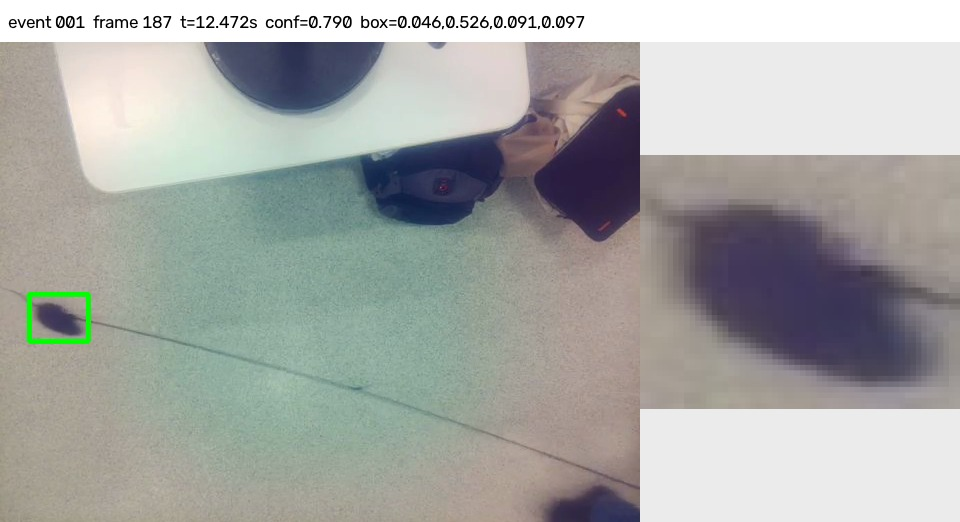
#> input picture pitch/assets/v5-event-stills/new_room_014327-event_0001_full_crop.jpg, 960 x 522 px; its folder holds 4 pictures in this run
$ python make_v5_montage.py
#> lines starting #> are read from the running program, lines starting #| are printed output that depends on the picture
"""Lay out saved V5 development-replay audit images; never run inference."""

from __future__ import annotations

import hashlib
import json
import subprocess
from pathlib import Path

from PIL import Image, ImageDraw, ImageFont


ROOT = Path(__file__).resolve().parents[1]
SOURCE = ROOT / "pitch/assets/v5-event-stills"
OUT = ROOT / "pitch/out"
BUILD = ROOT / "pitch/.build/v5-montage"
FONT = "/System/Library/Fonts/Supplemental/Arial.ttf"
BOLD = "/System/Library/Fonts/Supplemental/Arial Bold.ttf"
NAVY = (16, 38, 53)
WHITE = (239, 248, 243)
MINT = (174, 229, 210)
MUTED = (181, 203, 199)
PANELS = [
    ("new_room_014327", "New-room moving plush", "saved event 1 · confidence .790"),
    ("new_room_014605", "New-room parked plush", "saved event 1 · confidence .927"),
    ("zoom15_b", "Earlier metal table", "saved event 1 · confidence .952"),
    ("table_c", "Earlier floor clip", "saved event 1 · confidence .824"),
]


def font(size: int, bold: bool = False) -> ImageFont.FreeTypeFont:
    return ImageFont.truetype(BOLD if bold else FONT, size)


def sha256(path: Path) -> str:
    h = hashlib.sha256()
    with path.open("rb") as handle:
        for chunk in iter(lambda: handle.read(1 << 20), b""):
            h.update(chunk)
    return h.hexdigest()


def base() -> tuple[Image.Image, ImageDraw.ImageDraw]:
    image = Image.new("RGB", (1280, 720), NAVY)
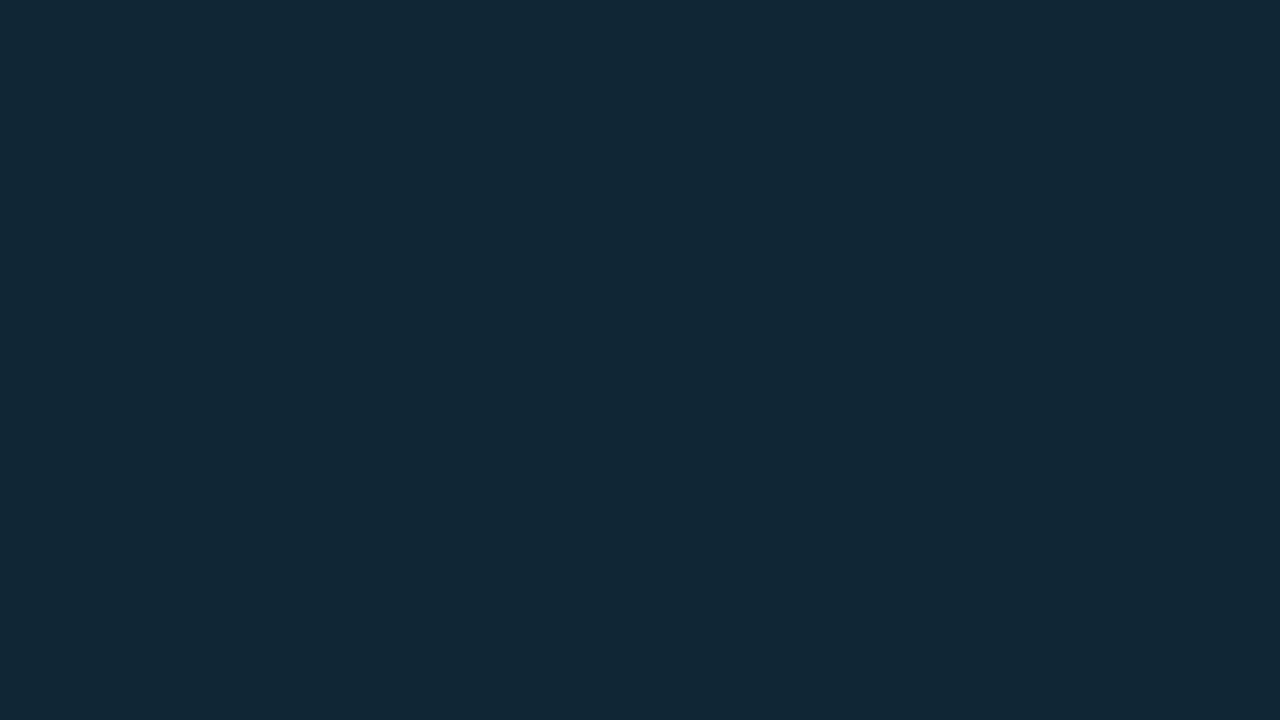
#> image: PIL image 1280x720 RGB; mean R, G, B 16, 38, 53
    return image, ImageDraw.Draw(image)


def make_panel(index: int, clip: str, name: str, detail: str) -> tuple[Path, Path]:
    source = SOURCE / f"{clip}-event_0001_full_crop.jpg"
    image, draw = base()
    draw.text((80, 24), "BARN OWL  /  V5 DETECTOR", font=font(26, True), fill=MINT)
    draw.text((80, 65), name, font=font(38, True), fill=WHITE)
    draw.text((1190, 72), f"{index}/4", font=font(22), fill=MUTED)
    with Image.open(source) as src:
#> src is the input picture: PIL image 960x522 RGB; mean R, G, B 166.6, 168.5, 165.4
        evidence = src.convert("RGB").resize((960, 540), Image.Resampling.LANCZOS)
    image.paste(evidence, (160, 118))
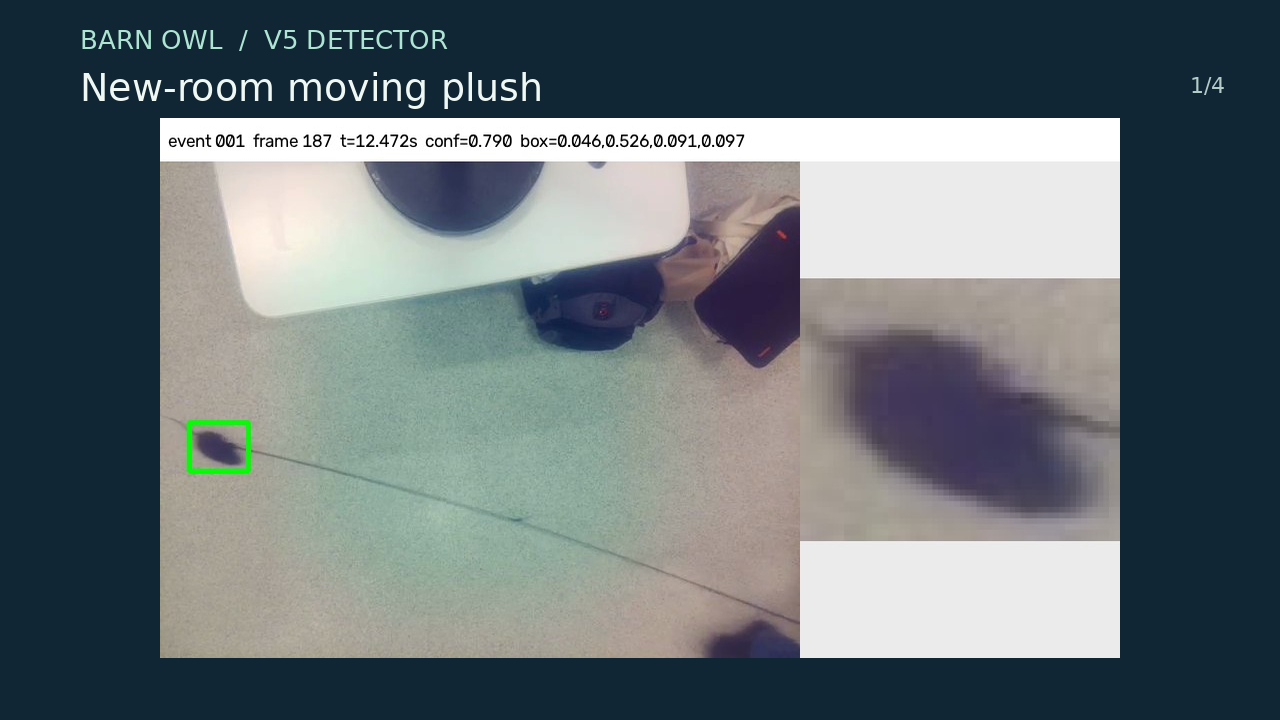
#> image: PIL image 1280x720 RGB; mean R, G, B 101.9, 112.6, 117.3
    draw.text((80, 672), f"Recorded development replay  •  {detail}  •  room-lit plush", font=font(24), fill=MUTED)
    dest = BUILD / f"panel-{index:02d}.png"
    image.save(dest)
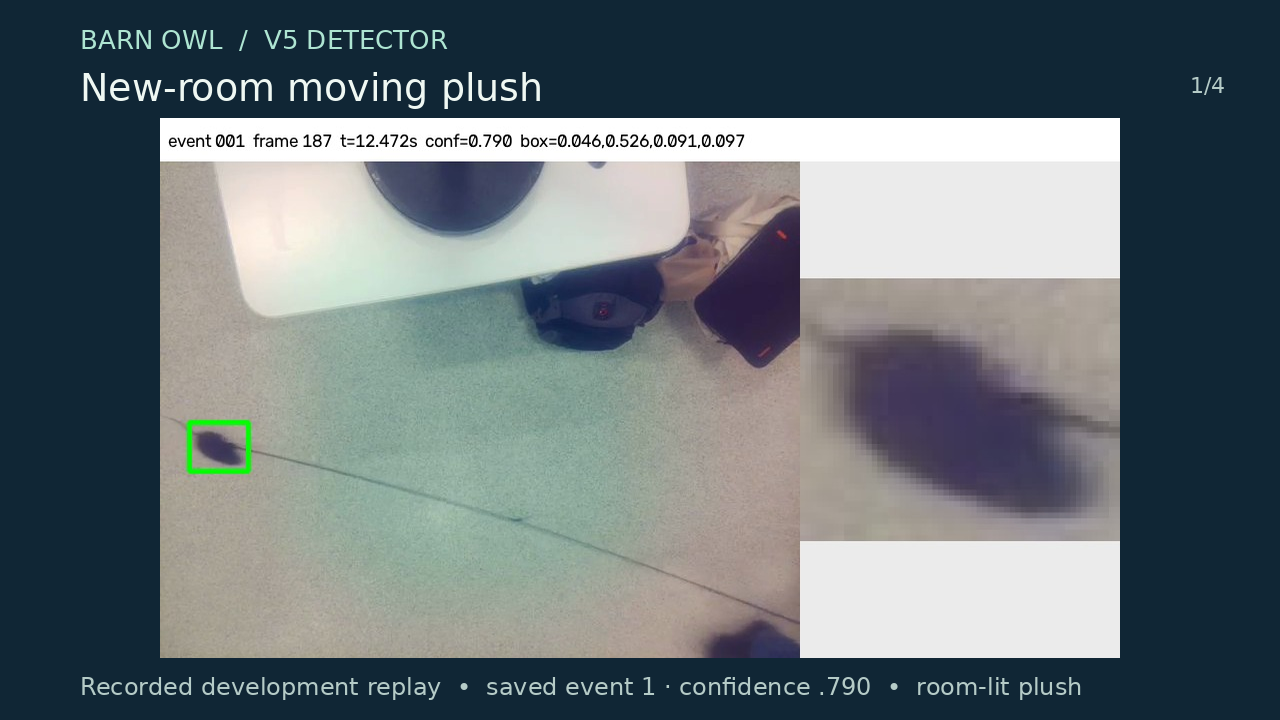
#> saved as panel-01.png: PIL image 1280x720 RGB; mean R, G, B 102.7, 113.4, 118
    return dest, source


def make_end() -> Path:
    image, draw = base()
    draw.text((80, 65), "V5 development check", font=font(57, True), fill=WHITE)
    draw.line((80, 150, 1200, 150), fill=(8, 126, 131), width=4)
    draw.text((80, 205), "0.961 rat AP50 on the weakest tuned clip", font=font(39, True), fill=MINT)
    draw.text((80, 275), "0.975 combined rat AP50 on 146 development frames", font=font(32), fill=WHITE)
    draw.text((80, 385), "V4 new-room test: 0.883, below the 0.90 target", font=font(30), fill=WHITE)
    draw.text((80, 450), "Independent fresh V5 test pending", font=font(35, True), fill=MINT)
    draw.text((80, 590), "Saved event stills; no live-positive, IR, or wild-rat validation", font=font(25), fill=MUTED)
    dest = BUILD / "panel-05.png"
    image.save(dest)
    return dest


def main() -> None:
    BUILD.mkdir(parents=True, exist_ok=True)
    OUT.mkdir(parents=True, exist_ok=True)
    sources = []
    for idx, (clip, name, detail) in enumerate(PANELS, 1):
        _, source = make_panel(idx, clip, name, detail)
        sources.append(source)
#> pass 2 of the loop in main, `for idx, (clip, name, detail) in enumerate(PANELS, 1):`:
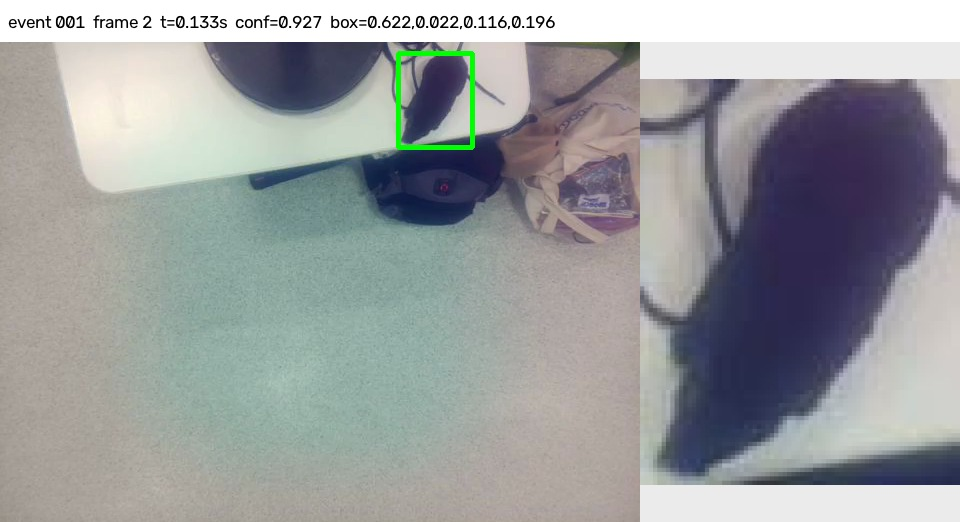
#> input picture pitch/assets/v5-event-stills/new_room_014605-event_0001_full_crop.jpg, 960 x 522 px
#> in make_panel, src is the input picture: PIL image 960x522 RGB; mean R, G, B 154.2, 157.3, 158.3
#> in make_panel (call 2), `image.paste(evidence, (160, 118))`:
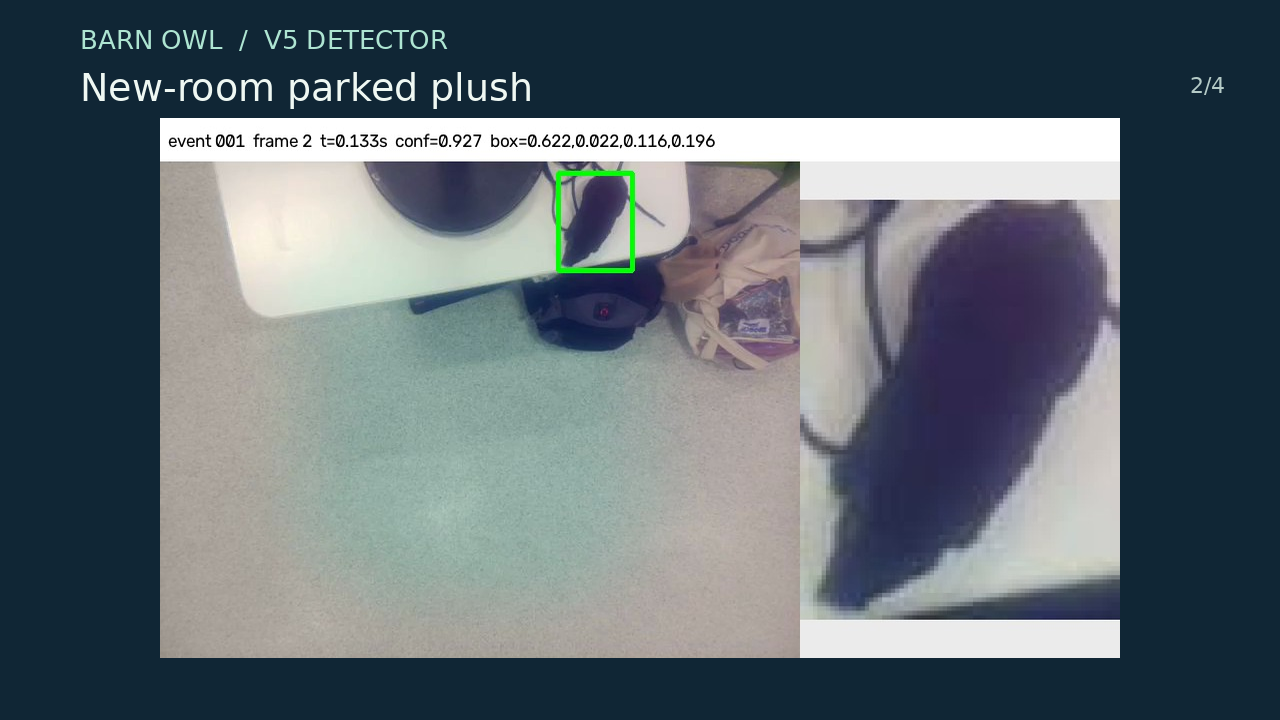
#> image: PIL image 1280x720 RGB; mean R, G, B 95, 106.3, 113.3
#> in make_panel (call 2), `image.save(dest)`:
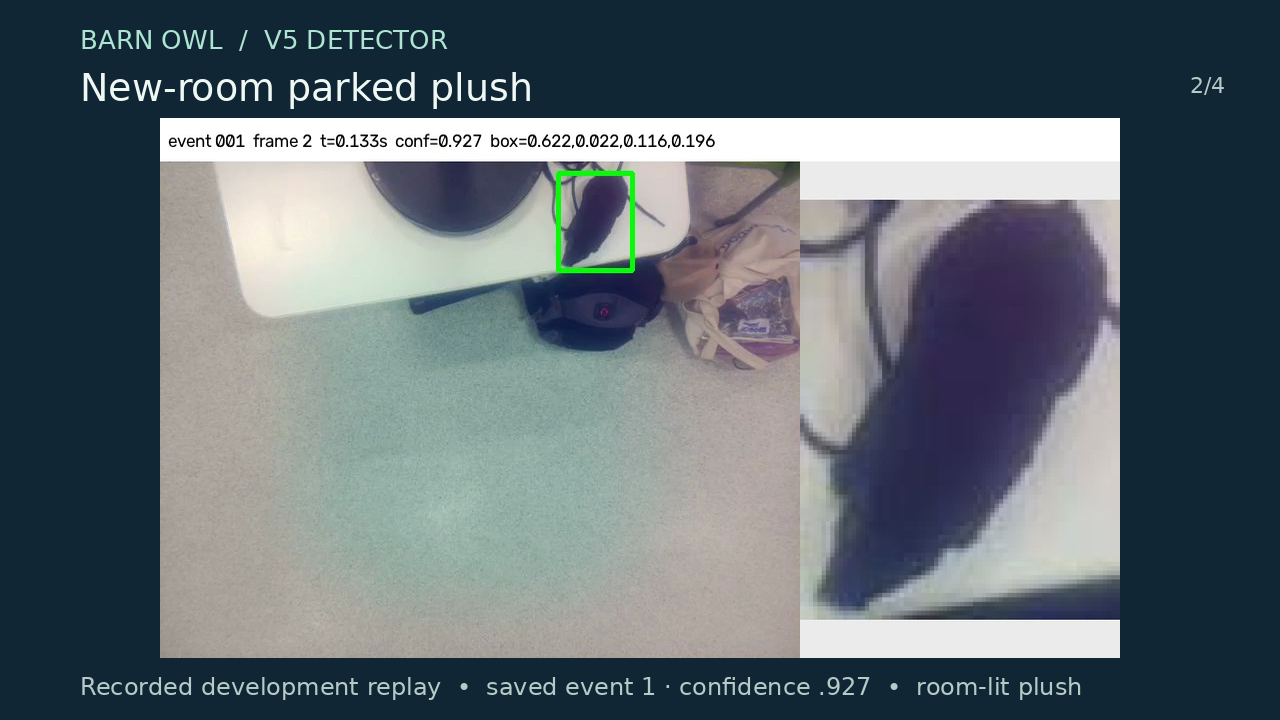
#> saved as panel-02.png: PIL image 1280x720 RGB; mean R, G, B 95.7, 107.1, 114
#> pass 3 of the loop in main, `for idx, (clip, name, detail) in enumerate(PANELS, 1):`:
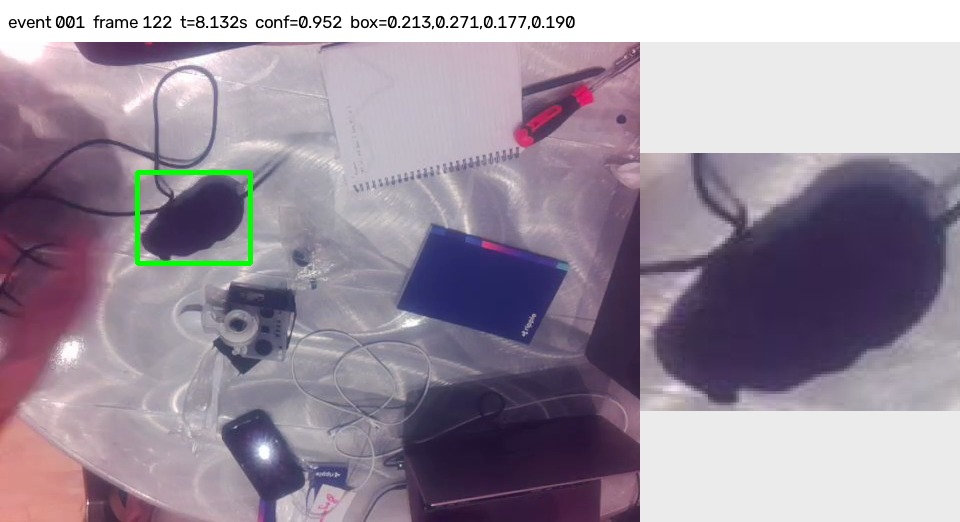
#> input picture pitch/assets/v5-event-stills/zoom15_b-event_0001_full_crop.jpg, 960 x 522 px
#> in make_panel, src is the input picture: PIL image 960x522 RGB; mean R, G, B 154.8, 143.3, 157.8
#> in make_panel (call 3), `image.paste(evidence, (160, 118))`:
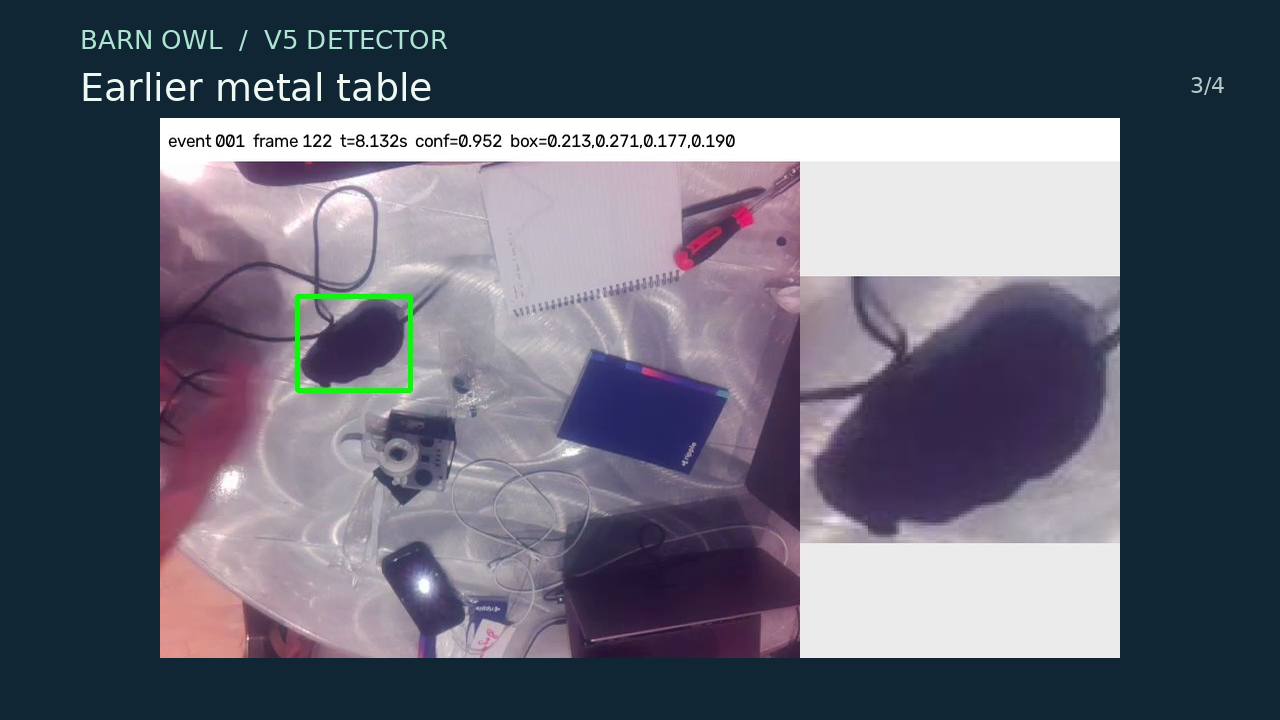
#> image: PIL image 1280x720 RGB; mean R, G, B 95.1, 98.3, 112.9
#> in make_panel (call 3), `image.save(dest)`:
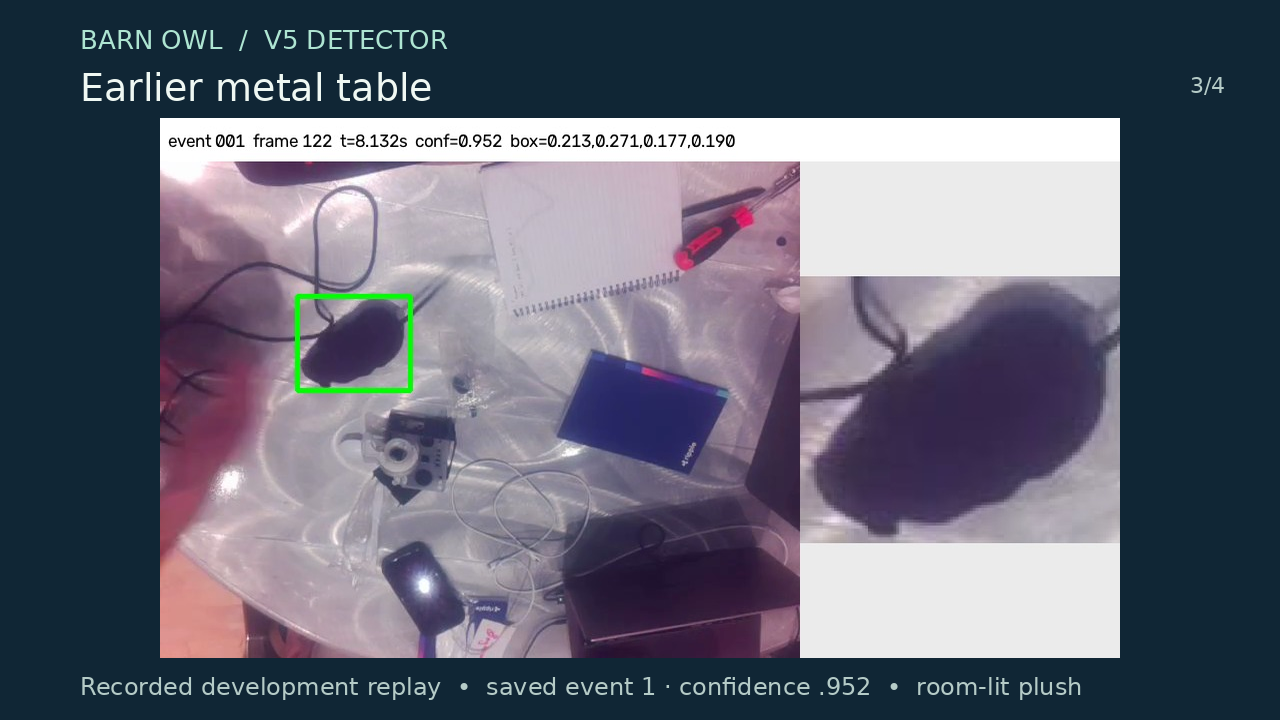
#> saved as panel-03.png: PIL image 1280x720 RGB; mean R, G, B 95.9, 99.1, 113.6
#> the loop made 4 passes; the first 3 are shown
    make_end()
#> in make_end, `image.save(dest)`:
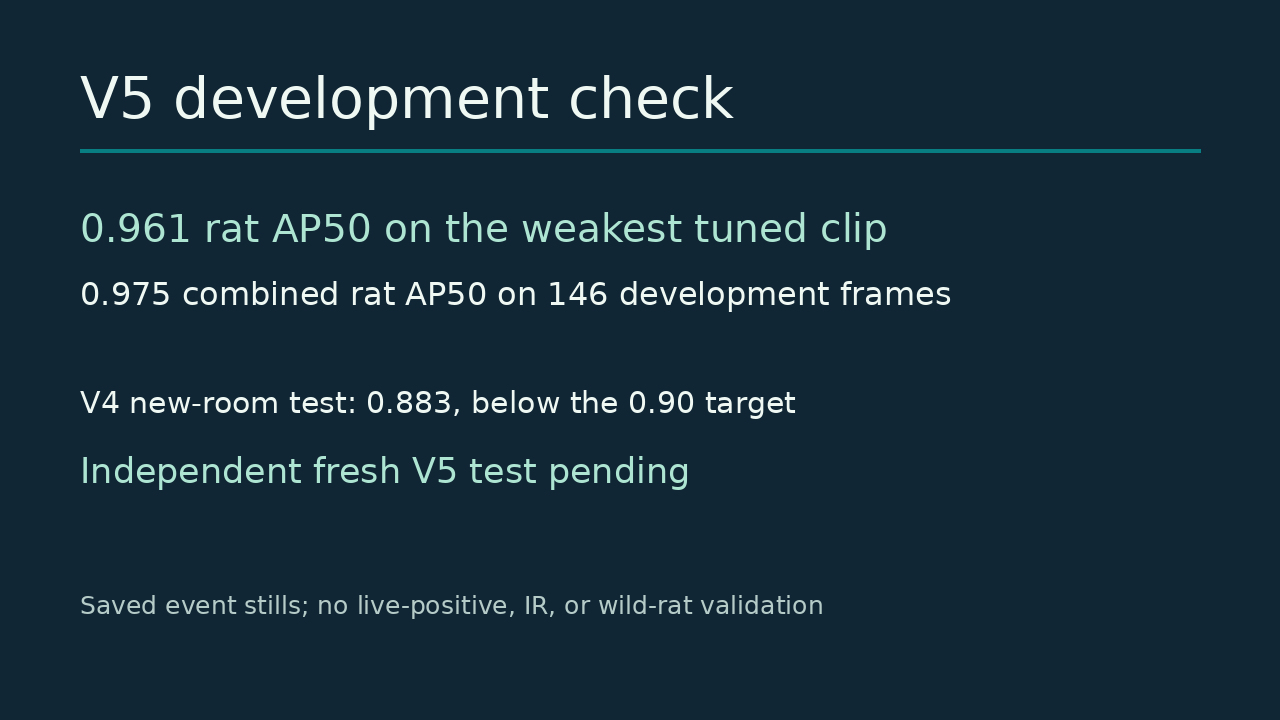
#> saved as panel-05.png: PIL image 1280x720 RGB; mean R, G, B 22.6, 45.2, 59.3
    preview = OUT / "nightowl-v5-development-replay-montage-v1-preview.jpg"
    with Image.open(BUILD / "panel-01.png") as image:
        image.save(preview, quality=92, subsampling=0)
    concat = BUILD / "concat.txt"
    lines = []
    for idx in range(1, 6):
        lines.extend((f"file '{BUILD / f'panel-{idx:02d}.png'}'", "duration 2.4"))
    lines.append(f"file '{BUILD / 'panel-05.png'}'")
    concat.write_text("\n".join(lines) + "\n")
    video = OUT / "nightowl-v5-development-replay-montage-v1.mp4"
    subprocess.run([
        "ffmpeg", "-hide_banner", "-loglevel", "error", "-y",
        "-f", "concat", "-safe", "0", "-i", str(concat),
        "-vf", "fps=24,format=yuv420p", "-c:v", "libx264", "-crf", "20",
        "-movflags", "+faststart", str(video),
    ], check=True)
#> (this line was passed over: subprocess is not available in this run)
    print(json.dumps({
#> (the run stopped early here; a loop or call above may not have finished)
